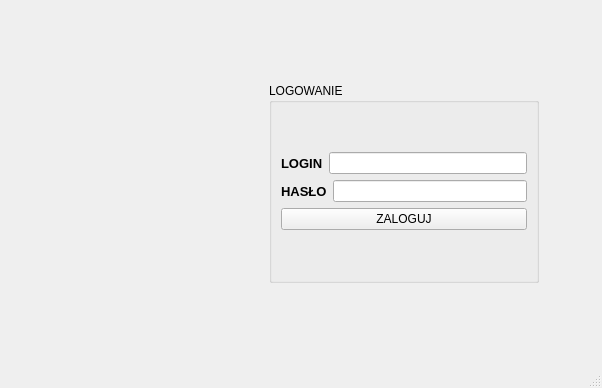
<?xml version="1.0" encoding="UTF-8"?>
<ui version="4.0">
 <class>loginWindow</class>
 <widget class="QMainWindow" name="loginWindow">
  <property name="geometry">
   <rect>
    <x>0</x>
    <y>0</y>
    <width>602</width>
    <height>388</height>
   </rect>
  </property>
  <property name="minimumSize">
   <size>
    <width>0</width>
    <height>0</height>
   </size>
  </property>
  <property name="windowTitle">
   <string>MainWindow</string>
  </property>
  <widget class="QWidget" name="centralwidget">
   <layout class="QHBoxLayout" name="horizontalLayout_3">
    <item>
     <widget class="QLabel" name="label_img">
      <property name="minimumSize">
       <size>
        <width>150</width>
        <height>150</height>
       </size>
      </property>
      <property name="maximumSize">
       <size>
        <width>150</width>
        <height>150</height>
       </size>
      </property>
      <property name="text">
       <string/>
      </property>
      <property name="scaledContents">
       <bool>false</bool>
      </property>
     </widget>
    </item>
    <item>
     <widget class="QGroupBox" name="groupBox">
      <property name="minimumSize">
       <size>
        <width>270</width>
        <height>200</height>
       </size>
      </property>
      <property name="maximumSize">
       <size>
        <width>270</width>
        <height>200</height>
       </size>
      </property>
      <property name="title">
       <string>LOGOWANIE</string>
      </property>
      <layout class="QVBoxLayout" name="verticalLayout_2">
       <item>
        <layout class="QVBoxLayout" name="verticalLayout">
         <item>
          <layout class="QHBoxLayout" name="horizontalLayout_2">
           <item>
            <widget class="QLabel" name="label_login">
             <property name="font">
              <font>
               <pointsize>10</pointsize>
               <bold>true</bold>
              </font>
             </property>
             <property name="text">
              <string>LOGIN</string>
             </property>
            </widget>
           </item>
           <item>
            <widget class="QLineEdit" name="lineEdit_login"/>
           </item>
          </layout>
         </item>
         <item>
          <layout class="QHBoxLayout" name="horizontalLayout">
           <item>
            <widget class="QLabel" name="label_pass">
             <property name="font">
              <font>
               <pointsize>10</pointsize>
               <bold>true</bold>
              </font>
             </property>
             <property name="text">
              <string>HASŁO</string>
             </property>
            </widget>
           </item>
           <item>
            <widget class="QLineEdit" name="lineEdit_pass">
             <property name="inputMethodHints">
              <set>Qt::ImhHiddenText|Qt::ImhNoAutoUppercase|Qt::ImhNoPredictiveText|Qt::ImhSensitiveData</set>
             </property>
             <property name="echoMode">
              <enum>QLineEdit::Password</enum>
             </property>
            </widget>
           </item>
          </layout>
         </item>
         <item>
          <widget class="QPushButton" name="pushButton_login">
           <property name="text">
            <string>ZALOGUJ</string>
           </property>
          </widget>
         </item>
        </layout>
       </item>
      </layout>
     </widget>
    </item>
   </layout>
  </widget>
  <widget class="QStatusBar" name="statusbar"/>
 </widget>
 <resources/>
 <connections/>
</ui>
